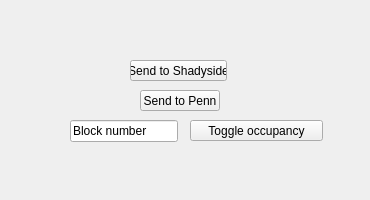
<?xml version="1.0" encoding="UTF-8"?>
<ui version="4.0">
 <class>debug</class>
 <widget class="QWidget" name="debug">
  <property name="geometry">
   <rect>
    <x>0</x>
    <y>0</y>
    <width>370</width>
    <height>200</height>
   </rect>
  </property>
  <property name="windowTitle">
   <string>Form</string>
  </property>
  <widget class="QLineEdit" name="lineEdit">
   <property name="geometry">
    <rect>
     <x>70</x>
     <y>120</y>
     <width>108</width>
     <height>22</height>
    </rect>
   </property>
   <property name="text">
    <string>Block number</string>
   </property>
  </widget>
  <widget class="QPushButton" name="pushButton">
   <property name="geometry">
    <rect>
     <x>190</x>
     <y>120</y>
     <width>133</width>
     <height>21</height>
    </rect>
   </property>
   <property name="text">
    <string>Toggle occupancy</string>
   </property>
  </widget>
  <widget class="QPushButton" name="pushButton_2">
   <property name="geometry">
    <rect>
     <x>140</x>
     <y>90</y>
     <width>80</width>
     <height>21</height>
    </rect>
   </property>
   <property name="text">
    <string>Send to Penn</string>
   </property>
  </widget>
  <widget class="QPushButton" name="pushButton_3">
   <property name="geometry">
    <rect>
     <x>130</x>
     <y>60</y>
     <width>97</width>
     <height>21</height>
    </rect>
   </property>
   <property name="text">
    <string>Send to Shadyside</string>
   </property>
  </widget>
 </widget>
 <resources/>
 <connections/>
</ui>
